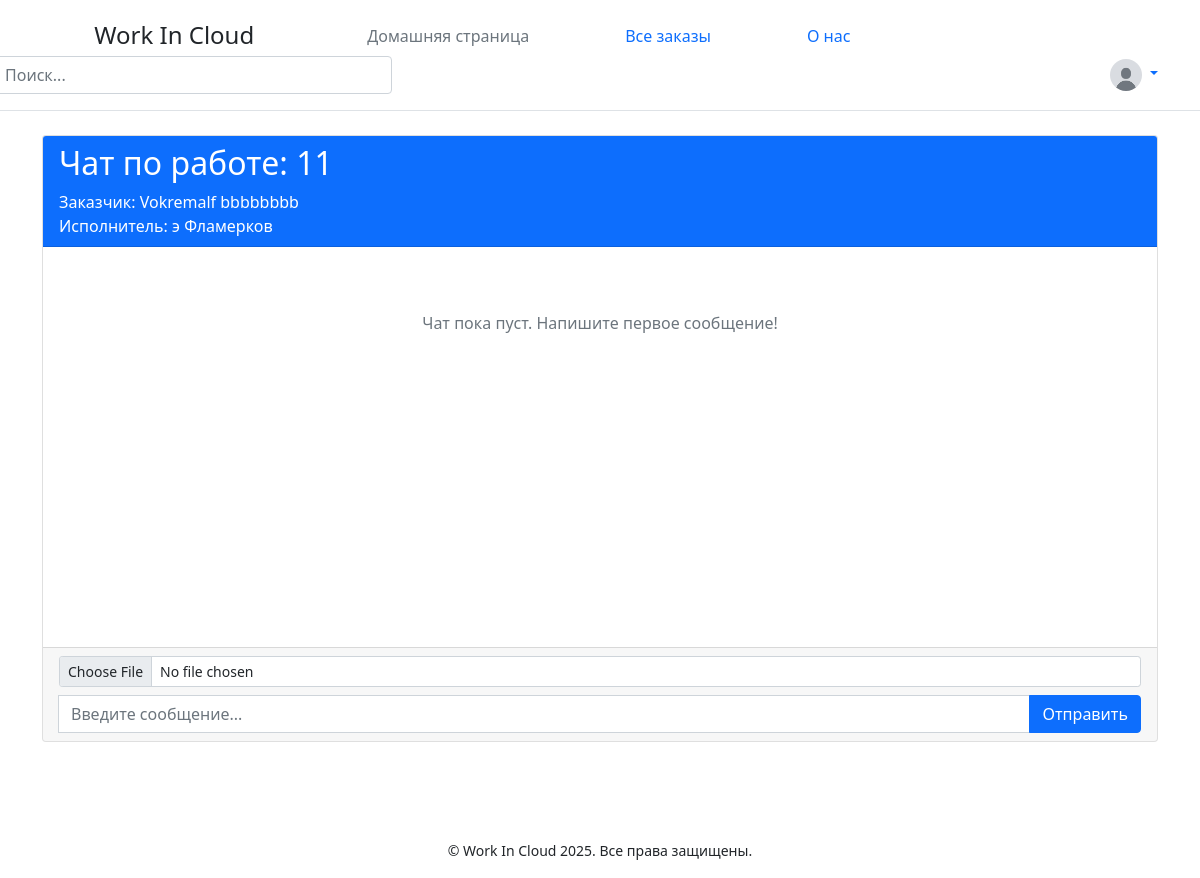
The page /chat/7-5-5 (signed in) on the database as committed earlier.
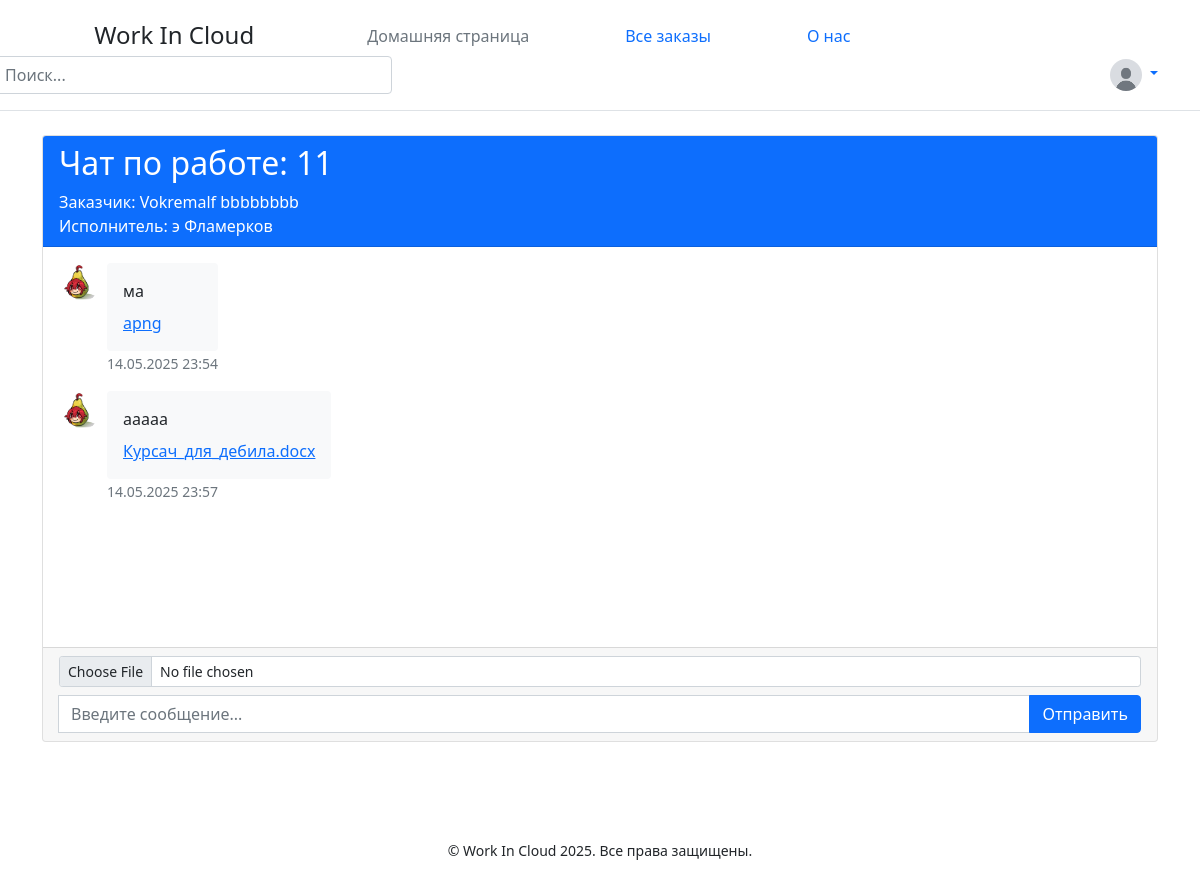
The same page on the database as committed later.
### data/user.py (models this page shows, shortened)
class User(SqlAlchemyBase, UserMixin):
    __tablename__ = 'users'
    id = sqlalchemy.Column(sqlalchemy.Integer,
                           primary_key=True, autoincrement=True)
    name = sqlalchemy.Column(sqlalchemy.String, nullable=True)
    surname = sqlalchemy.Column(sqlalchemy.String, nullable=True)
    profession = sqlalchemy.Column(sqlalchemy.String, nullable=True)
    portfolio_link = sqlalchemy.Column(sqlalchemy.String, nullable=True)
    about = sqlalchemy.Column(sqlalchemy.String, nullable=True)
    email = sqlalchemy.Column(sqlalchemy.String,
                              index=True, unique=True, nullable=True)
    hashed_password = sqlalchemy.Column(sqlalchemy.String, nullable=True)
    created_date = sqlalchemy.Column(sqlalchemy.DateTime,
                                     default=datetime.datetime.now)
    role = sqlalchemy.Column(sqlalchemy.String, nullable=True)
    avatar_path = sqlalchemy.Column(sqlalchemy.String, nullable=True)

### data/vacancy.py (models this page shows)
class Vacancy(SqlAlchemyBase):
    __tablename__ = 'vacancy'
    id = sqlalchemy.Column(sqlalchemy.Integer,
                           primary_key=True, autoincrement=True)
    creator_id = sqlalchemy.Column(sqlalchemy.String,
                                    sqlalchemy.ForeignKey("users.id"))
    customer = orm.relationship('User')
    job_name = sqlalchemy.Column(sqlalchemy.String, nullable=True)
    work_size = sqlalchemy.Column(sqlalchemy.Integer, nullable=True)
    description = sqlalchemy.Column(sqlalchemy.String, nullable=True)
    salary = sqlalchemy.Column(sqlalchemy.Integer, nullable=True)
    is_finished = sqlalchemy.Column(sqlalchemy.Boolean)
    responders = sqlalchemy.Column(sqlalchemy.String, nullable=True, default="")

### data/messages.py (models this page shows)
class Message(SqlAlchemyBase):
    __tablename__ = 'messages'
    id = Column(Integer, primary_key=True, autoincrement=True)
    sender_id = Column(Integer, ForeignKey('users.id'))
    receiver_id = Column(Integer, ForeignKey('users.id'))
    job_id = Column(Integer, ForeignKey('vacancy.id'))
    content = Column(Text)
    file_path = Column(String(255), nullable=True)
    timestamp = Column(DateTime, default=datetime.now)
    sender = relationship("User", foreign_keys=[sender_id])
    receiver = relationship("User", foreign_keys=[receiver_id])
    job = relationship("Vacancy")

### main.py (the view)
@app.route('/chat/<int:customer_id>-<int:executor_id>-<int:job_id>')
@login_required
def chat(customer_id, executor_id, job_id):
    db_sess = db_session.create_session()
    job = db_sess.query(Vacancy).get(job_id)
    customer = db_sess.query(User).get(customer_id)
    executor = db_sess.query(User).get(executor_id)
    if not job:
        abort(404)
    responders = job.responders.split() if job.responders else []
    if not (current_user.id == customer_id or
            (current_user.role == 'executor' and str(current_user.id) in responders)):
        abort(403)
    messages = db_sess.query(Message).filter(
        ((Message.sender_id == customer_id) & (Message.receiver_id == executor_id)) |
        ((Message.sender_id == executor_id) & (Message.receiver_id == customer_id)),
        Message.job_id == job_id
    ).order_by(Message.timestamp).all()
    return render_template('chat.html',
                           customer=customer,
                           executor=executor,
                           job_id=job_id,
                           job=job,
                           messages=messages, )

### data/db_session.py (called while the page is built)
def create_session() -> Session:
    global __factory
    return __factory()

### main.py (called while the page is built)
@login_manager.user_loader
def load_user(user_id):
    db_sess = db_session.create_session()
    return db_sess.query(User).get(user_id)

### templates/chat.html (shortened to what this page needs)
{% extends "base.html" %}
{% block content %}
<div class="container mt-4">
    <div class="card">
        <div class="card-header bg-primary text-white">
            <h2>Чат по работе: {{ job.job_name }}</h2>
            <p class="mb-0">Заказчик: {{ customer.name }} {{ customer.surname }}</p>
            <p class="mb-0">Исполнитель: {{ executor.name }} {{ executor.surname }}</p>
        </div>
        <div class="card-body" style="height: 400px; overflow-y: auto;">
            {% if messages %}
            {% for message in messages %}
            <div class="mb-3 {% if message.sender_id == current_user.id %}text-end{% endif %}">
                <div class="d-flex {% if message.sender_id == current_user.id %}justify-content-end{% else %}justify-content-start{% endif %}">
                    {% if message.sender_id != current_user.id %}
                    <img src="{{ url_for('static', filename='/'.join(message.sender.avatar_path.split('/')[1:])) }}"
                         alt="Avatar" class="rounded-circle me-2" width="40" height="40">
                    {% endif %}
                    <div>
                        <div class="p-3 rounded {% if message.sender_id == current_user.id %}bg-primary text-white{% else %}bg-light{% endif %}">
                            <p class="mb-1">{{ message.content }}</p>
                            {% if message.file_path %}
                            <div class="mt-2">
                                <a href="{{ url_for('download_file', message_id=message.id) }}"
                                   class="{% if message.sender_id == current_user.id %}text-white{% else %}text-primary{% endif %}">
                                    {{ message.file_path.split('/')[-1] | safe }}
                                </a>
                            </div>
                            {% endif %}
                        </div>
                        <small class="text-muted">{{ message.timestamp.strftime('%d.%m.%Y %H:%M') }}</small>
                    </div>
                </div>
            </div>
            {% endfor %}
            {% else %}
            <div class="text-center text-muted mt-5">
                <p>Чат пока пуст. Напишите первое сообщение!</p>
            </div>
            {% endif %}
        </div>
        <div class="card-footer">
            <form action="/send_message" method="post" enctype="multipart/form-data">
                <div class="mb-2">
                    <input type="file" name="file" class="form-control form-control-sm">
                </div>
                <div class="input-group">
                    <input type="text" name="message" class="form-control" placeholder="Введите сообщение..." required>
                    <button type="submit" class="btn btn-primary">Отправить</button>
                </div>
            </form>
        </div>
    </div>
</div>
{% endblock %}

### templates/base.html (shortened to what this page needs)
<!DOCTYPE html>
<html lang="ru">
<head>
    <link rel="stylesheet" href="{{ url_for('static', filename='css/style.css') }}">
    <link href="https://cdn.jsdelivr.net/npm/bootstrap@5.0.2/dist/css/bootstrap.min.css" rel="stylesheet">
</head>
<body>
<header class="p-3 mb-3 border-bottom">
    <div class="container">
        <div class="d-flex flex-wrap align-items-center justify-content-between">
            <a style="margin-right: 65px">
                <svg class="bi me-2" width="40" height="32" role="img" aria-label="Bootstrap"><use xlink:href="#bootstrap"></use></svg>
                <span class="fs-4">Work In Cloud</span>
            </a>
            <ul class="nav col-12 col-lg-auto me-lg-auto mb-2 justify-content-center mb-md-0">
                <li><a href="/main" class="nav-link px-5 link-secondary">Домашняя страница</a></li>
                <li><a href="/jobs" class="nav-link px-5 link-body-emphasis">Все заказы</a></li>
                <li><a href="/about" class="nav-link px-5 link-body-emphasis">О нас</a></li>
            </ul>
            <form style="width: 400px; margin-left: -50px;" class="col-12 col-lg-auto mb-3 mb-lg-0 me-lg-3" role="search" method="post" action="/search">
                <input type="search" class="form-control" placeholder="Поиск..." aria-label="Search" name="query">
            </form>
            {% if current_user.is_authenticated %}
                <div class="dropdown text-end">
                    <a href="#" class="d-block link-body-emphasis text-decoration-none dropdown-toggle" data-bs-toggle="dropdown" aria-expanded="false">
                        <img src="{{ url_for('static', filename='/'.join(current_user.avatar_path.split('/')[1:])) }}" alt="avatar" width="32" height="32" class="rounded-circle">
                    </a>
                </div>
            {% else %}
                <div class="text-end">
                    <a href="/select_role" class="btn btn-outline-primary me-2">Зарегистрироваться</a>
                    <a href="/login" class="btn btn-primary">Войти</a>
                </div>
            {% endif %}
        </div>
    </div>
</header>
    {% block content %}
    {% endblock %}
<footer class="mt-5 pt-5 pb-3  text-center">
        <small>© Work In Cloud 2025. Все права защищены.</small>
    </footer>
</body>
</html>

### static/css/style.css (style rules this page uses)
body { background-color: #f4f4f4; color: #333; font-family: Arial, sans-serif; }
button { display: inline-block; padding: 10px 20px; background-color: #007BFF; color: white; border: none; cursor: pointer; transition: all .3s ease-in-out; border-radius: 5px; }

Rows that differ between the two databases and show on the page:
added Message: avatar_path (picture), content "ма", file_path "аpng", timestamp "14.05.2025 23:54"
added Message: avatar_path (picture), content "ааааа", file_path "Курсач_для_дебила.docx", timestamp "14.05.2025 23:57"
Other text that changed with them:
text no longer shown: "Чат пока пуст. Напишите первое сообщение!"
